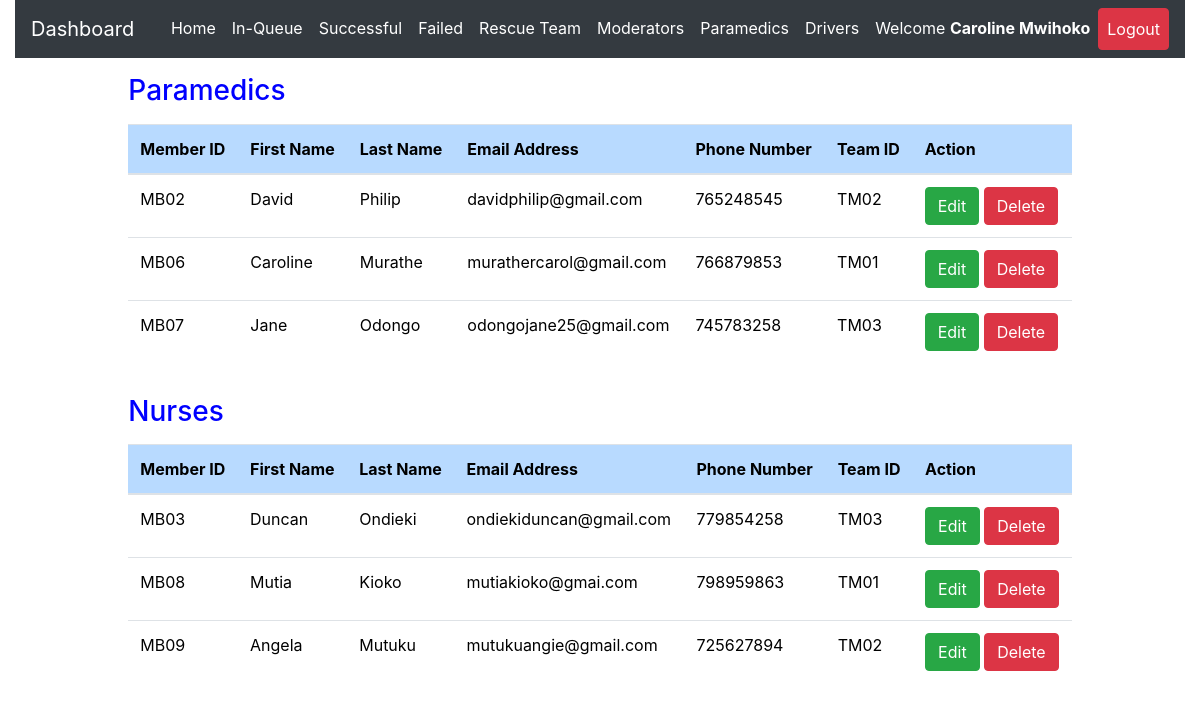
The page /admin/paramedics.php (signed in) on the database its author committed.
### tables this page shows
CREATE TABLE `rescue_team_members` (
  `id` int(20) NOT NULL,
  `member_id` varchar(50) NOT NULL,
  `fname` varchar(255) NOT NULL,
  `lname` varchar(255) NOT NULL,
  `email` varchar(50) NOT NULL,
  `phone` int(15) NOT NULL,
  `role_id` varchar(50) NOT NULL,
  `rescue_team_id` varchar(50) NOT NULL,
  `time_of_registration` datetime NOT NULL DEFAULT CURRENT_TIMESTAMP
);

### admin/paramedics.php (the view, shortened to what this page needs)
<?php
include 'server.php';
?>
<!DOCTYPE html>
<html lang="en">
<?php include './includes/header.php'; ?>
  <body>
    <?php include './includes/navbar.php'; ?>
  <div class="row m-3">
    <div class="col-md-1"></div>
    <div class="col-md-10">
<div class="table-responsive-lg">
    <table class="table mt-3" style='color:black; font-weight:normal'>
        <thead>
         <h3 style='color:blue'>Paramedics</h3>
            <tr >
              <th scope="col" class="table-primary">Member ID</th>
              <th scope="col" class="table-primary">First Name</th>
              <th scope="col" class="table-primary">Last Name</th>
              <th scope="col" class="table-primary">Email Address</th>
              <th scope="col" class="table-primary">Phone Number</th>
              <th scope="col" class="table-primary">Team ID</th>
              <th scope="col" class="table-primary">Action</th>
            </tr>
          </thead>
          <tbody>
    <?php
    if($_SESSION['admin_id']){
        $data_fetch_query = "SELECT * FROM `rescue_team_members` WHERE role_id='MSU/001B/022'";
        $data_result = mysqli_query($db, $data_fetch_query);
        if ($data_result->num_rows > 0){
            while($row = $data_result->fetch_assoc()) {
                $member_id = $row["member_id"];
        echo "<tr> <td>" .$row["member_id"].  "</td>";
        echo "<td>" .$row["fname"]."</td>";
        echo "<td>" .$row["lname"]."</td>";
        echo "<td>" .$row["email"]."</td>";
        echo "<td>" .$row["phone"]."</td>";
        echo "<td>" .$row["rescue_team_id"]."</td>";
        echo "<td>
        <form method ='POST' action='server.php'>
        <input  type='text' hidden name='member_id' value='$member_id'>
        <input type='submit' value='Edit' name='edit-paramedic-btn' class='btn btn-success'>
        <input type='submit' value='Delete' name='delete-paramedic-btn' class='btn btn-danger'>
        </form>
        </td> </tr>";
        }
        }else{
        echo "<td>"."No Requests Found"."</td>";
        }
        } else{
            echo "<td>"."No Data Found"."</td>";
        }
?>
          </tbody>
    </table>
  </div>
  </div>
<div class="col-md-1"></div>
</div>
<div class="row m-3">
  <div class="col-md-1"></div>
  <div class="col-md-10">
<div class="table-responsive-lg">
  <table class="table mt-3" style='color:black; font-weight:normal'>
      <thead>
       <h3 style='color:blue'>Nurses</h3>
          <tr >
            <th scope="col" class="table-primary">Member ID</th>
            <th scope="col" class="table-primary">First Name</th>
            <th scope="col" class="table-primary">Last Name</th>
            <th scope="col" class="table-primary">Email Address</th>
            <th scope="col" class="table-primary">Phone Number</th>
            <th scope="col" class="table-primary">Team ID</th>
            <th scope="col" class="table-primary">Action</th>
          </tr>
        </thead>
        <tbody>
  <?php
  if($_SESSION['admin_id']){
      $data_fetch_query = "SELECT * FROM `rescue_team_members` WHERE role_id='MSU/001C/022'";
      $data_result = mysqli_query($db, $data_fetch_query);
      if ($data_result->num_rows > 0){
          while($row = $data_result->fetch_assoc()) {
              $member_id = $row["member_id"];
      echo "<tr> <td>" .$row["member_id"].  "</td>";
      echo "<td>" .$row["fname"]."</td>";
      echo "<td>" .$row["lname"]."</td>";
      echo "<td>" .$row["email"]."</td>";
      echo "<td>" .$row["phone"]."</td>";
      echo "<td>" .$row["rescue_team_id"]."</td>";
      echo "<td>
        <form method ='POST' action='server.php'>
        <input  type='text' hidden name='nurse_member_id' value='$member_id'>
        <input type='submit' value='Edit' name='edit-nurse-btn' class='btn btn-success'>
        <input type='submit' value='Delete' name='delete-nurse-btn' class='btn btn-danger'>
        </form>
        </td> </tr>";
      }
      }else{
      echo "<td>"."No Requests Found"."</td>";
      }
      } else{
          echo "<td>"."No Data Found"."</td>";
      }
?>
        </tbody>
  </table>
</div>
</div>
<div class="col-md-1"></div>
</div>
  </body>
</html>

### rows shown on the page
rescue_team_members: member_id "MB02", fname "David", lname "Philip", email "davidphilip@gmail.com", phone "765248545", rescue_team "TM02"
rescue_team_members: member_id "MB06", fname "Caroline", lname "Murathe", email "murathercarol@gmail.com", phone "766879853", rescue_team "TM01"
rescue_team_members: member_id "MB07", fname "Jane", lname "Odongo", email "odongojane25@gmail.com", phone "745783258", rescue_team "TM03"
rescue_team_members: member_id "MB03", fname "Duncan", lname "Ondieki", email "ondiekiduncan@gmail.com", phone "779854258", rescue_team "TM03"
rescue_team_members: member_id "MB08", fname "Mutia", lname "Kioko", email "mutiakioko@gmai.com", phone "798959863", rescue_team "TM01"
rescue_team_members: member_id "MB09", fname "Angela", lname "Mutuku", email "mutukuangie@gmail.com", phone "725627894", rescue_team "TM02"

### other values the page prints
$_SESSION['admin_firstname'] "Caroline"
$_SESSION['admin_lastname'] "Mwihoko"
